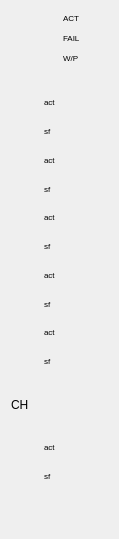
<?xml version="1.0" encoding="UTF-8"?>
<ui version="4.0">
 <class>MP1H_R</class>
 <widget class="QWidget" name="MP1H_R">
  <property name="geometry">
   <rect>
    <x>0</x>
    <y>0</y>
    <width>119</width>
    <height>539</height>
   </rect>
  </property>
  <property name="windowTitle">
   <string>Form</string>
  </property>
  <layout class="QGridLayout" name="gridLayout">
   <item row="0" column="1" colspan="2">
    <layout class="QGridLayout" name="gridLayout_9">
     <item row="0" column="0">
      <widget class="QLabel" name="label_34">
       <property name="text">
        <string/>
       </property>
       <property name="pixmap">
        <pixmap>button.png</pixmap>
       </property>
      </widget>
     </item>
     <item row="2" column="1">
      <widget class="QLabel" name="label_31">
       <property name="text">
        <string>&lt;html&gt;&lt;head/&gt;&lt;body&gt;&lt;p&gt;&lt;span style=&quot; font-size:6pt;&quot;&gt;W/P&lt;/span&gt;&lt;/p&gt;&lt;/body&gt;&lt;/html&gt;</string>
       </property>
      </widget>
     </item>
     <item row="0" column="1">
      <widget class="QLabel" name="label_33">
       <property name="text">
        <string>&lt;html&gt;&lt;head/&gt;&lt;body&gt;&lt;p&gt;&lt;span style=&quot; font-size:6pt;&quot;&gt;ACT&lt;/span&gt;&lt;/p&gt;&lt;/body&gt;&lt;/html&gt;</string>
       </property>
      </widget>
     </item>
     <item row="1" column="1">
      <widget class="QLabel" name="label_30">
       <property name="text">
        <string>&lt;html&gt;&lt;head/&gt;&lt;body&gt;&lt;p&gt;&lt;span style=&quot; font-size:6pt;&quot;&gt;FAIL&lt;/span&gt;&lt;/p&gt;&lt;/body&gt;&lt;/html&gt;</string>
       </property>
      </widget>
     </item>
     <item row="1" column="0">
      <widget class="QLabel" name="label_32">
       <property name="text">
        <string/>
       </property>
       <property name="pixmap">
        <pixmap>button.png</pixmap>
       </property>
      </widget>
     </item>
     <item row="2" column="0">
      <widget class="QLabel" name="label_26">
       <property name="text">
        <string/>
       </property>
       <property name="pixmap">
        <pixmap>button.png</pixmap>
       </property>
      </widget>
     </item>
    </layout>
   </item>
   <item row="4" column="0" colspan="2">
    <layout class="QGridLayout" name="gridLayout_103">
     <item row="0" column="1">
      <widget class="QLabel" name="act3_59">
       <property name="text">
        <string/>
       </property>
       <property name="pixmap">
        <pixmap>button.png</pixmap>
       </property>
      </widget>
     </item>
     <item row="0" column="0">
      <widget class="QLabel" name="fail1_51">
       <property name="text">
        <string/>
       </property>
       <property name="pixmap">
        <pixmap>button.png</pixmap>
       </property>
      </widget>
     </item>
     <item row="0" column="2">
      <widget class="QLabel" name="label_108">
       <property name="text">
        <string>&lt;html&gt;&lt;head/&gt;&lt;body&gt;&lt;p&gt;&lt;span style=&quot; font-size:6pt;&quot;&gt;act&lt;/span&gt;&lt;/p&gt;&lt;/body&gt;&lt;/html&gt;</string>
       </property>
      </widget>
     </item>
     <item row="1" column="1">
      <widget class="QLabel" name="act4_59">
       <property name="text">
        <string/>
       </property>
       <property name="pixmap">
        <pixmap>button.png</pixmap>
       </property>
      </widget>
     </item>
     <item row="1" column="0">
      <widget class="QLabel" name="fail2_51">
       <property name="text">
        <string/>
       </property>
       <property name="pixmap">
        <pixmap>button.png</pixmap>
       </property>
      </widget>
     </item>
     <item row="1" column="2">
      <widget class="QLabel" name="label_109">
       <property name="text">
        <string>&lt;html&gt;&lt;head/&gt;&lt;body&gt;&lt;p&gt;&lt;span style=&quot; font-size:6pt;&quot;&gt;sf&lt;/span&gt;&lt;/p&gt;&lt;/body&gt;&lt;/html&gt;</string>
       </property>
      </widget>
     </item>
    </layout>
   </item>
   <item row="5" column="0" colspan="2">
    <layout class="QGridLayout" name="gridLayout_104">
     <item row="0" column="1">
      <widget class="QLabel" name="act3_60">
       <property name="text">
        <string/>
       </property>
       <property name="pixmap">
        <pixmap>button.png</pixmap>
       </property>
      </widget>
     </item>
     <item row="0" column="0">
      <widget class="QLabel" name="fail1_52">
       <property name="text">
        <string/>
       </property>
       <property name="pixmap">
        <pixmap>button.png</pixmap>
       </property>
      </widget>
     </item>
     <item row="0" column="2">
      <widget class="QLabel" name="label_110">
       <property name="text">
        <string>&lt;html&gt;&lt;head/&gt;&lt;body&gt;&lt;p&gt;&lt;span style=&quot; font-size:6pt;&quot;&gt;act&lt;/span&gt;&lt;/p&gt;&lt;/body&gt;&lt;/html&gt;</string>
       </property>
      </widget>
     </item>
     <item row="1" column="1">
      <widget class="QLabel" name="act4_60">
       <property name="text">
        <string/>
       </property>
       <property name="pixmap">
        <pixmap>button.png</pixmap>
       </property>
      </widget>
     </item>
     <item row="1" column="0">
      <widget class="QLabel" name="fail2_52">
       <property name="text">
        <string/>
       </property>
       <property name="pixmap">
        <pixmap>button.png</pixmap>
       </property>
      </widget>
     </item>
     <item row="1" column="2">
      <widget class="QLabel" name="label_111">
       <property name="text">
        <string>&lt;html&gt;&lt;head/&gt;&lt;body&gt;&lt;p&gt;&lt;span style=&quot; font-size:6pt;&quot;&gt;sf&lt;/span&gt;&lt;/p&gt;&lt;/body&gt;&lt;/html&gt;</string>
       </property>
      </widget>
     </item>
    </layout>
   </item>
   <item row="7" column="0">
    <widget class="QLabel" name="label_25">
     <property name="text">
      <string>CH</string>
     </property>
    </widget>
   </item>
   <item row="8" column="0" colspan="2">
    <layout class="QGridLayout" name="gridLayout_106">
     <item row="0" column="1">
      <widget class="QLabel" name="act3_62">
       <property name="text">
        <string/>
       </property>
       <property name="pixmap">
        <pixmap>../MP2x_Demand/button.png</pixmap>
       </property>
      </widget>
     </item>
     <item row="0" column="0">
      <widget class="QLabel" name="fail1_54">
       <property name="text">
        <string/>
       </property>
       <property name="pixmap">
        <pixmap>../MP2x_Demand/button.png</pixmap>
       </property>
      </widget>
     </item>
     <item row="0" column="2">
      <widget class="QLabel" name="label_114">
       <property name="text">
        <string>&lt;html&gt;&lt;head/&gt;&lt;body&gt;&lt;p&gt;&lt;span style=&quot; font-size:6pt;&quot;&gt;act&lt;/span&gt;&lt;/p&gt;&lt;/body&gt;&lt;/html&gt;</string>
       </property>
      </widget>
     </item>
     <item row="1" column="1">
      <widget class="QLabel" name="act4_62">
       <property name="text">
        <string/>
       </property>
       <property name="pixmap">
        <pixmap>../MP2x_Demand/button.png</pixmap>
       </property>
      </widget>
     </item>
     <item row="1" column="0">
      <widget class="QLabel" name="fail2_54">
       <property name="text">
        <string/>
       </property>
       <property name="pixmap">
        <pixmap>../MP2x_Demand/button.png</pixmap>
       </property>
      </widget>
     </item>
     <item row="1" column="2">
      <widget class="QLabel" name="label_115">
       <property name="text">
        <string>&lt;html&gt;&lt;head/&gt;&lt;body&gt;&lt;p&gt;&lt;span style=&quot; font-size:6pt;&quot;&gt;sf&lt;/span&gt;&lt;/p&gt;&lt;/body&gt;&lt;/html&gt;</string>
       </property>
      </widget>
     </item>
    </layout>
   </item>
   <item row="6" column="0" colspan="2">
    <layout class="QGridLayout" name="gridLayout_105">
     <item row="0" column="1">
      <widget class="QLabel" name="act3_61">
       <property name="text">
        <string/>
       </property>
       <property name="pixmap">
        <pixmap>button.png</pixmap>
       </property>
      </widget>
     </item>
     <item row="0" column="0">
      <widget class="QLabel" name="fail1_53">
       <property name="text">
        <string/>
       </property>
       <property name="pixmap">
        <pixmap>button.png</pixmap>
       </property>
      </widget>
     </item>
     <item row="0" column="2">
      <widget class="QLabel" name="label_112">
       <property name="text">
        <string>&lt;html&gt;&lt;head/&gt;&lt;body&gt;&lt;p&gt;&lt;span style=&quot; font-size:6pt;&quot;&gt;act&lt;/span&gt;&lt;/p&gt;&lt;/body&gt;&lt;/html&gt;</string>
       </property>
      </widget>
     </item>
     <item row="1" column="1">
      <widget class="QLabel" name="act4_61">
       <property name="text">
        <string/>
       </property>
       <property name="pixmap">
        <pixmap>button.png</pixmap>
       </property>
      </widget>
     </item>
     <item row="1" column="0">
      <widget class="QLabel" name="fail2_53">
       <property name="text">
        <string/>
       </property>
       <property name="pixmap">
        <pixmap>button.png</pixmap>
       </property>
      </widget>
     </item>
     <item row="1" column="2">
      <widget class="QLabel" name="label_113">
       <property name="text">
        <string>&lt;html&gt;&lt;head/&gt;&lt;body&gt;&lt;p&gt;&lt;span style=&quot; font-size:6pt;&quot;&gt;sf&lt;/span&gt;&lt;/p&gt;&lt;/body&gt;&lt;/html&gt;</string>
       </property>
      </widget>
     </item>
    </layout>
   </item>
   <item row="9" column="0" colspan="3">
    <spacer name="horizontalSpacer_2">
     <property name="orientation">
      <enum>Qt::Horizontal</enum>
     </property>
     <property name="sizeHint" stdset="0">
      <size>
       <width>69</width>
       <height>20</height>
      </size>
     </property>
    </spacer>
   </item>
   <item row="3" column="0" colspan="2">
    <layout class="QGridLayout" name="gridLayout_102">
     <item row="0" column="1">
      <widget class="QLabel" name="act3_58">
       <property name="text">
        <string/>
       </property>
       <property name="pixmap">
        <pixmap>button.png</pixmap>
       </property>
      </widget>
     </item>
     <item row="0" column="0">
      <widget class="QLabel" name="fail1_50">
       <property name="text">
        <string/>
       </property>
       <property name="pixmap">
        <pixmap>button.png</pixmap>
       </property>
      </widget>
     </item>
     <item row="0" column="2">
      <widget class="QLabel" name="label_106">
       <property name="text">
        <string>&lt;html&gt;&lt;head/&gt;&lt;body&gt;&lt;p&gt;&lt;span style=&quot; font-size:6pt;&quot;&gt;act&lt;/span&gt;&lt;/p&gt;&lt;/body&gt;&lt;/html&gt;</string>
       </property>
      </widget>
     </item>
     <item row="1" column="1">
      <widget class="QLabel" name="act4_58">
       <property name="text">
        <string/>
       </property>
       <property name="pixmap">
        <pixmap>button.png</pixmap>
       </property>
      </widget>
     </item>
     <item row="1" column="0">
      <widget class="QLabel" name="fail2_50">
       <property name="text">
        <string/>
       </property>
       <property name="pixmap">
        <pixmap>button.png</pixmap>
       </property>
      </widget>
     </item>
     <item row="1" column="2">
      <widget class="QLabel" name="label_107">
       <property name="text">
        <string>&lt;html&gt;&lt;head/&gt;&lt;body&gt;&lt;p&gt;&lt;span style=&quot; font-size:6pt;&quot;&gt;sf&lt;/span&gt;&lt;/p&gt;&lt;/body&gt;&lt;/html&gt;</string>
       </property>
      </widget>
     </item>
    </layout>
   </item>
   <item row="7" column="2">
    <widget class="QLabel" name="label_61">
     <property name="text">
      <string/>
     </property>
     <property name="pixmap">
      <pixmap>../../NetPlanner/MP2X_panel/CH.png</pixmap>
     </property>
    </widget>
   </item>
   <item row="10" column="0" colspan="3">
    <spacer name="horizontalSpacer_3">
     <property name="orientation">
      <enum>Qt::Horizontal</enum>
     </property>
     <property name="sizeHint" stdset="0">
      <size>
       <width>69</width>
       <height>20</height>
      </size>
     </property>
    </spacer>
   </item>
   <item row="2" column="0" colspan="2">
    <layout class="QGridLayout" name="gridLayout_101">
     <item row="0" column="1">
      <widget class="QLabel" name="act3_57">
       <property name="text">
        <string/>
       </property>
       <property name="pixmap">
        <pixmap>button.png</pixmap>
       </property>
      </widget>
     </item>
     <item row="0" column="0">
      <widget class="QLabel" name="fail1_49">
       <property name="text">
        <string/>
       </property>
       <property name="pixmap">
        <pixmap>button.png</pixmap>
       </property>
      </widget>
     </item>
     <item row="0" column="2">
      <widget class="QLabel" name="label_104">
       <property name="text">
        <string>&lt;html&gt;&lt;head/&gt;&lt;body&gt;&lt;p&gt;&lt;span style=&quot; font-size:6pt;&quot;&gt;act&lt;/span&gt;&lt;/p&gt;&lt;/body&gt;&lt;/html&gt;</string>
       </property>
      </widget>
     </item>
     <item row="1" column="1">
      <widget class="QLabel" name="act4_57">
       <property name="text">
        <string/>
       </property>
       <property name="pixmap">
        <pixmap>button.png</pixmap>
       </property>
      </widget>
     </item>
     <item row="1" column="0">
      <widget class="QLabel" name="fail2_49">
       <property name="text">
        <string/>
       </property>
       <property name="pixmap">
        <pixmap>button.png</pixmap>
       </property>
      </widget>
     </item>
     <item row="1" column="2">
      <widget class="QLabel" name="label_105">
       <property name="text">
        <string>&lt;html&gt;&lt;head/&gt;&lt;body&gt;&lt;p&gt;&lt;span style=&quot; font-size:6pt;&quot;&gt;sf&lt;/span&gt;&lt;/p&gt;&lt;/body&gt;&lt;/html&gt;</string>
       </property>
      </widget>
     </item>
    </layout>
   </item>
   <item row="1" column="0" colspan="4">
    <spacer name="horizontalSpacer_4">
     <property name="orientation">
      <enum>Qt::Horizontal</enum>
     </property>
     <property name="sizeHint" stdset="0">
      <size>
       <width>95</width>
       <height>20</height>
      </size>
     </property>
    </spacer>
   </item>
   <item row="7" column="1">
    <widget class="QLabel" name="label">
     <property name="text">
      <string/>
     </property>
     <property name="pixmap">
      <pixmap>CH.png</pixmap>
     </property>
    </widget>
   </item>
   <item row="2" column="2" rowspan="3">
    <spacer name="verticalSpacer">
     <property name="orientation">
      <enum>Qt::Vertical</enum>
     </property>
     <property name="sizeHint" stdset="0">
      <size>
       <width>20</width>
       <height>40</height>
      </size>
     </property>
    </spacer>
   </item>
  </layout>
 </widget>
 <resources/>
 <connections/>
</ui>
